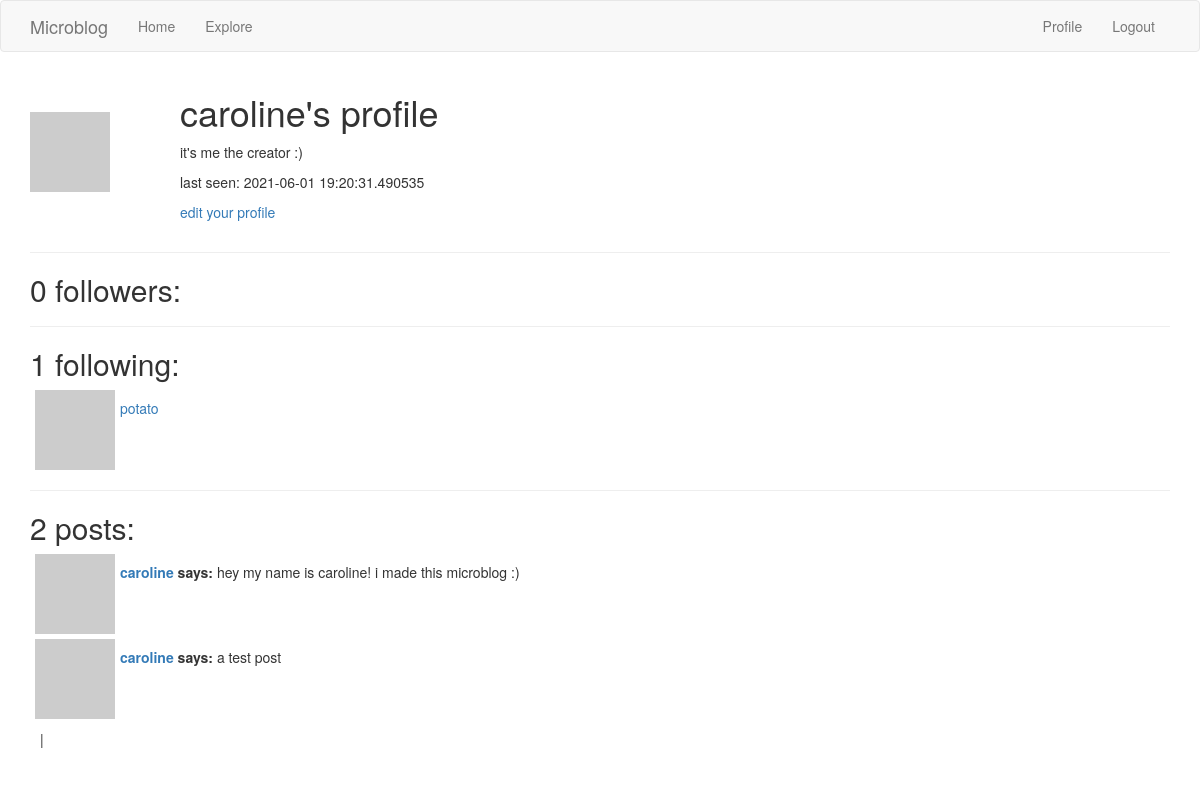
The page /user/caroline (signed in) on the database as committed earlier.
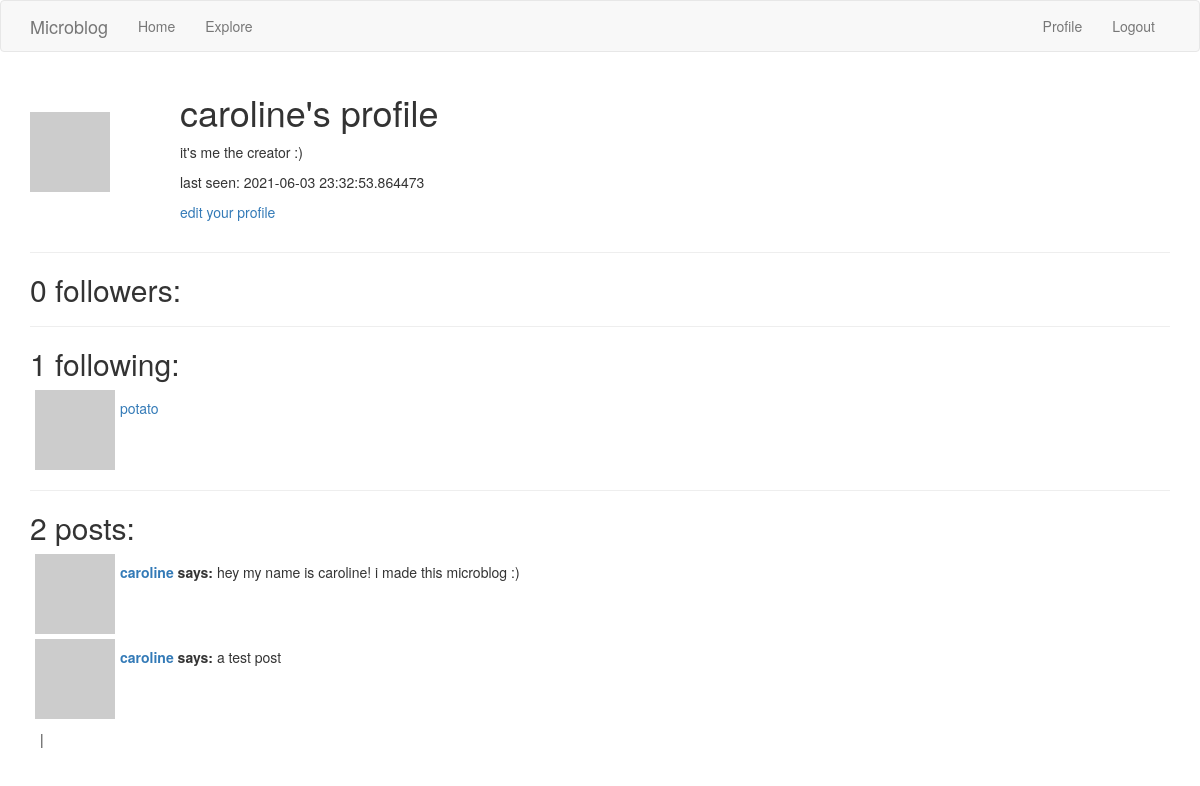
The same page on the database as committed later.
### app/models.py (models this page shows, shortened)
class User(UserMixin, db.Model):
    id = db.Column(db.Integer, primary_key=True)
    username = db.Column(db.String(64), index=True, unique=True)
    email = db.Column(db.String(120), index=True, unique=True)
    password_hash = db.Column(db.String(128))
    posts = db.relationship('Post', backref='author', lazy='dynamic')
    about_me = db.Column(db.String(140))
    last_seen = db.Column(db.DateTime, default=datetime.utcnow)
    followed = db.relationship(
        'User', secondary=followers,
        primaryjoin=(followers.c.follower_id == id),
        secondaryjoin=(followers.c.followed_id == id),
        backref=db.backref('followers', lazy='dynamic'), lazy='dynamic')
    def avatar(self, size):
        digest = md5(self.email.lower().encode('utf-8')).hexdigest()
        return 'https://www.gravatar.com/avatar/{}?d=identicon&s={}'.format(digest, size)
    def get_followers(self):
        return User.query.join(followers, followers.c.follower_id == User.id).filter(followers.c.followed_id == self.id)

class Post(db.Model):
    __searchable__ = ['body']
    id = db.Column(db.Integer, primary_key=True)
    body = db.Column(db.String(140))
    timestamp = db.Column(db.DateTime, index=True, default=datetime.utcnow)
    user_id = db.Column(db.Integer, db.ForeignKey('user.id'))

### app/routes.py (the view, shortened to what this page needs)
@app.route('/user/<username>', methods=['GET', 'POST'])
@login_required
def user(username):
    follow_form = FollowForm()
    user = User.query.filter_by(username=username).first_or_404()
    page = request.args.get('page', 1, type=int)
    posts = user.posts.paginate(page, app.config['POSTS_PER_PAGE'], False)
    next_url = url_for('user', username=username, page=posts.next_num) if posts.has_next else None
    prev_url = url_for('user', username=username, page=posts.prev_num) if posts.has_prev else None
    return render_template('user.html', title="{}'s profile".format(username), user=user,
    follow_form=follow_form, posts=posts.items, next_url=next_url, prev_url=prev_url, num_posts=posts.total)

### app/models.py (called while the page is built)
@login.user_loader
def load_user(id):
    return User.query.get(int(id))

### app/routes.py (called while the page is built)
@app.before_request
def before_request():
    if current_user.is_authenticated:
        current_user.last_seen = datetime.utcnow()
        db.session.commit()

### app/templates/user.html (shortened to what this page needs)
{% extends "base.html" %} {% block app_content %}
<table class="profile">
  <tr valign="top">
    <td class="img-container"><img src="{{ user.avatar(128) }}" /></td>
    <td class="text-container">
        <h1>{{ user.username }}'s profile</h1>
        {% if user.about_me %}
        <p>{{ user.about_me }}</p>
        {% endif %}
        {% if user.last_seen %}
        <p>last seen: {{ user.last_seen }}</p>
        {% endif %}
        {% if user == current_user %}
        <p><a href="{{ url_for('edit_profile') }}">edit your profile</a></p>
        {% endif %}
    </td>
  </tr>
</table>
<hr />
{% with followers = user.get_followers() %}
<h2>{{ followers.count() }} followers:</h2>
{% endwith %}
<hr />
{% with following = user.followed %}
<h2>{{ following.count() }} following:</h2>
  {% for user in following %}
    {% include '_user_link.html' %}
  {% endfor %}
{% endwith %}
<hr />
<h2>{{ num_posts }} posts:</h2>
{% for post in posts %}
    {% include '_post.html' %}
{% endfor %}
<div class="prev-next-nav">
  <span>| </span>
</div>
{% endblock %}

### app/templates/base.html (shortened to what this page needs)
{% extends 'bootstrap/base.html' %}
{% block styles %} {{super()}}
<link rel="stylesheet" href="{{ url_for('static', filename='styles.css') }}" />
{% endblock %}
{% block navbar %}
<nav class="navbar navbar-default">
  <div class="container">
    <div class="navbar-header">
      <a class="navbar-brand" href="{{ url_for('index') }}">Microblog</a>
    </div>
    <div class="collapse navbar-collapse" id="bs-example-navbar-collapse-1">
      <ul class="nav navbar-nav">
        <li><a href="{{ url_for('index') }}">Home</a></li>
        <li><a href="{{ url_for('explore') }}">Explore</a></li>
      </ul>
      <ul class="nav navbar-nav navbar-right">
        {% if current_user.is_anonymous %}
        <li><a href="{{ url_for('login') }}">Login</a></li>
        {% else %}
        <li>
          <a href="{{ url_for('user', username=current_user.username) }}"
            >Profile</a
          >
        </li>
        <li><a href="{{ url_for('logout') }}">Logout</a></li>
        {% endif %}
      </ul>
    </div>
  </div>
</nav>
{% endblock %} {% block content %}
<div class="container">
   {% block app_content %}{% endblock %}
</div>
{% endblock %}

### app/templates/_user_link.html
<table class="user-icon">
    <tr valign="top">
        <td><img src="{{ user.avatar(36) }}"></td>
        <td><span><a href="{{ url_for('user', username=user.username) }}">{{ user.username }}</a></span></td>
    </tr>
</table>

### app/templates/_post.html
<table class="user-icon">
    <tr valign="top">
        <td><img src="{{ post.author.avatar(36) }}"></td>
        <td><span><a href="{{ url_for('user', username=post.author.username) }}"><b>{{ post.author.username }}</a> says: </b>{{ post.body }}</span></td>
    </tr>
</table>

### app/templates/styles.css (style rules this page uses)
.profile .img-container { position: relative; }
.profile img { margin-right: 10px; position: absolute; top: 50%; transform: translateY(-50%); }
.profile .text-container { position: relative; left: 58% }
.user-icon { margin: 5px; }
.user-icon img { margin-right: 5px; }
.user-icon span { height: 36px; line-height: 36px; white-space: nowrap; }
.prev-next-nav { margin: 10px; }

Rows that differ between the two databases and show on the page:
changed User "caroline": last_seen "2021-06-01 19:20:31.490535" → "2021-06-03 23:32:53.864473"
